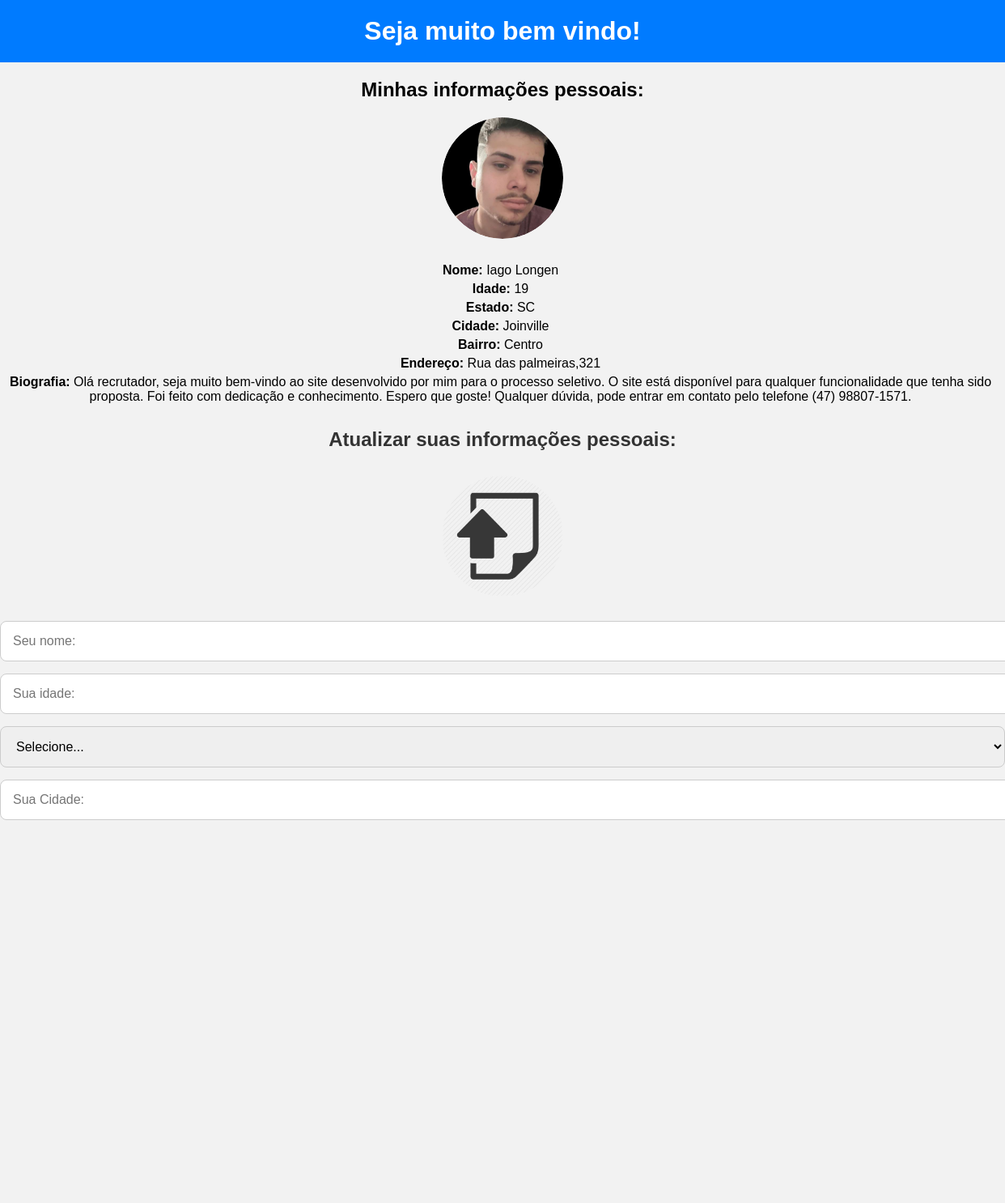
The page / on the database its author committed.
### tables this page shows
CREATE TABLE `usuario` (
  `id_usuario` int(11) NOT NULL,
  `nome_usuario` varchar(40) NOT NULL,
  `idade_usuario` smallint(6) NOT NULL,
  `estado_usuario` varchar(50) NOT NULL,
  `cidade_usuario` varchar(80) NOT NULL,
  `bairro_usuario` varchar(80) NOT NULL,
  `endereco_usuario` varchar(80) NOT NULL,
  `biografia_usuario` varchar(300) NOT NULL,
  `data_atualizacao` timestamp NOT NULL DEFAULT current_timestamp(),
  `imagem_usuario` varchar(100) DEFAULT NULL
);

### frontend/backend/php/select_dados.php (called while the page is built, shortened)
<?php
    require_once('conn.php');
    $query = "SELECT nome_usuario, idade_usuario, estado_usuario, cidade_usuario, bairro_usuario, endereco_usuario, biografia_usuario, imagem_usuario
              FROM usuario
              ORDER BY id_usuario DESC
              LIMIT 1";
    $resultado = $conexao->query($query);
    if ($resultado->num_rows > 0) {
        $row = $resultado->fetch_assoc();
        $nome = $row["nome_usuario"];
        $idade = $row["idade_usuario"];
        $estado = $row["estado_usuario"];
        $cidade = $row["cidade_usuario"];
        $bairro = $row["bairro_usuario"];
        $endereco = $row["endereco_usuario"];
        $biografia = $row["biografia_usuario"];
        $imagem = $row['imagem_usuario'];
    } else {
        echo "Nenhum resultado encontrado.";
    }
?>

### index.php (the view, shortened to what this page needs)
<!DOCTYPE html>
<html lang="pt-br">
<head>
    <link rel="stylesheet" href="frontend/dist/css/style.css">
</head>
<body>
    <header>
        <h1 class="titulo_header">Seja muito bem vindo!</h1>
    </header>
    <section class="secao_1">
        <?php include_once('frontend/backend/php/select_dados.php')?>
        <h1 class="perfil_user">Minhas informações pessoais:</h1>
        <div class="foto_padrao">
            <img src="<?php echo $imagem;?>" alt="">
        </div>
        <div class="perfil_info">
            <p id="nome_atualizado"><strong>Nome:</strong> <?php echo $nome;?></p>
            <p id="idade_atualizado"><strong>Idade:</strong> <?php echo $idade;?></p>
            <p id="estado_atualizado"><strong>Estado:</strong> <?php echo $estado;?></p>
            <p id="cidade_atualizado"><strong>Cidade:</strong> <?php echo $cidade;?></p>
            <p id="bairro_atualizado"><strong>Bairro:</strong> <?php echo $bairro;?></p>
            <p id="endereco_atualizado"><strong>Endereço:</strong> <?php echo $endereco;?></p>
            <p id="biografia_atualizado"><strong>Biografia:</strong> <?php echo $biografia;?></p>
        </div>
    </section>
    <section class="secao_2">
        <form action="frontend/backend/php/inserir_dados.php" method="post" id="form_atualizacao" enctype="multipart/form-data">
            <h1 id="informacoes_texto"> Atualizar suas informações pessoais:</h1>
            <div class="foto_perfil" id="foto_perfil" onclick="troca_foto_perfil()">
                <img src="frontend/dist/img/upload-icon-png-21.png" alt="">
            </div>
            <input type="text" placeholder="Seu nome:" name="nome_banco" id="nome_pessoal" maxlength="40">
            <input type="number" placeholder="Sua idade:" name="idade_banco" id="idade_pessoal">
            <select name="estado_banco" id="estado">
                <option value="" id="">Selecione...</option>
            </select>
            <input type="text" name="cidade_banco" id="cidade_pessoal" placeholder="Sua Cidade:" maxlength="35">
            <input type="text" placeholder="Seu Bairro:" name="bairro_banco" id="bairro_pessoal" maxlength="35">
            <input type="text" placeholder="Seu endereço:" name="endereco_banco" id="endereco_pessoal" maxlength="35">
            <textarea name="biografia_banco" id="biografia_pessoal" placeholder="Biografia:" maxlength="300"></textarea>
            <input type="submit" value="Atualizar dados" id="botao_atualizar">
        </form>
    </section>
    <footer>
        <h3>© Criado por desenvolvedor Iago Longen</h3>
    </footer>
</body>
</html>

### rows shown on the page
usuario: imagem_usuario (picture), nome_usuario "Iago Longen", idade_usuario "19", estado_usuario "SC", cidade_usuario "Joinville", bairro_usuario "Centro", endereco_usuario "Rua das palmeiras,321", biografia_usuario "Olá recrutador, seja muito bem-vindo ao site desenvolvido por mim para o processo seletivo. O site está disponível para qualquer funcionalidade que tenha sido proposta. Foi feito com dedicação e conhecimento. Espero que goste! Qualquer dúvida, pode entrar em contato pelo telefone (47) 98807-1571."
